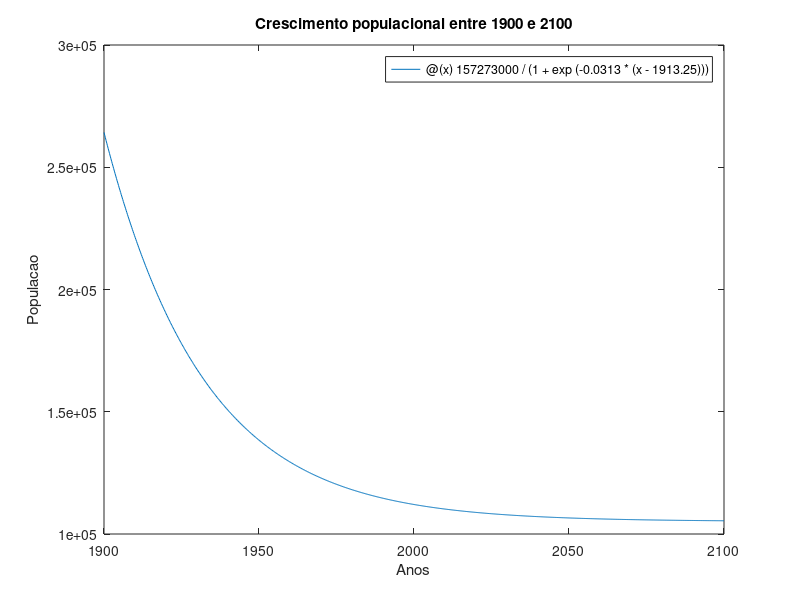

Write the MATLAB code that produced this figure. (Note: this script raises an error after producing the figure.)
% DCC40 - Lista de exercícios - Q9

% A expressão que modela o crescimento da população brasileria pode ser escrita como 
% P(t) = 157273000/(1 + e ** (−0.0313(t−1913.25))) onde t é dado em anos. Faça um gráﬁco que mostre o 
% crescimento populacional de 1900 a 2100 e encontre neste gráﬁco a população em 2050.


fplot(@(x) 157273000/(1+exp(-0.0313*(x-1913.25))),[1900,2100])
xlabel('Anos')
ylabel('Populacao')
title('Crescimento populacional entre 1900 e 2100')
ponto2050=157273000/(1+exp(-0.0313*(2050-1913.25)))
text(2050,ponto2050,'o' )
ponto=string(ponto2050)
text(1910,70000000, 'Em 2050 a populacao sera de: '+ponto)


